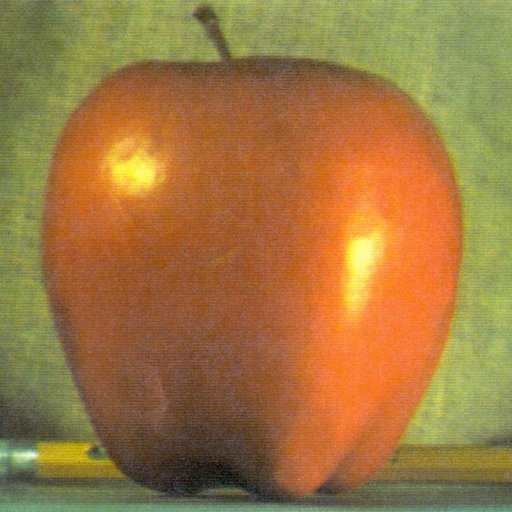
#> input picture Machine Learning/NIELIT/Day10/apple.jpg, 512 x 512 px
$ python Q1.py
#> lines starting #> are read from the running program, lines starting #| are printed output that depends on the picture
import numpy as np
import cv2 as cv

img = cv.imread('apple.jpg',0)
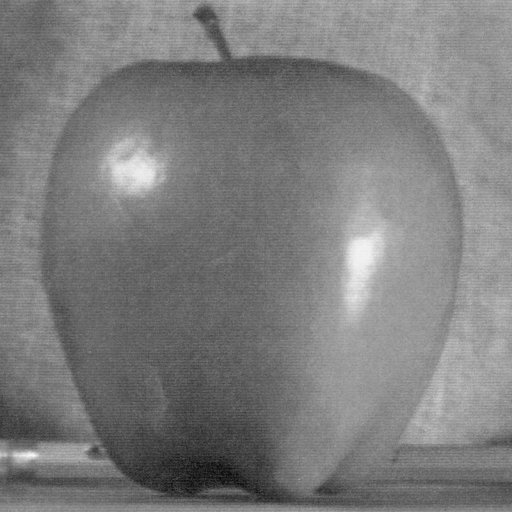
#> img: shape (512, 512); min 7, max 250, mean 125.2

rows,cols = img.shape
#> rows = 512; cols = 512

I = np.float32([[1,0,200],[0,1,100]])

dst = cv.warpAffine(img, I, (cols,rows))
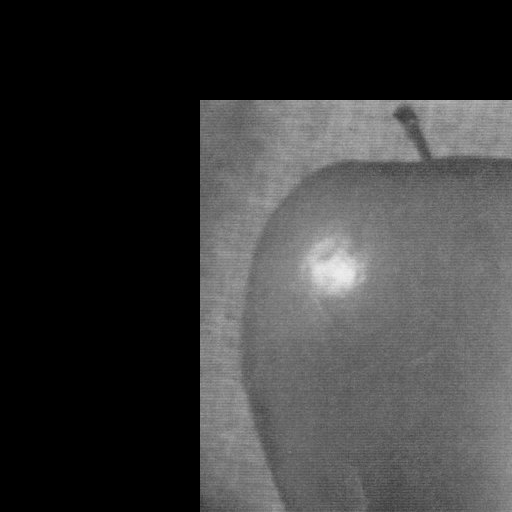
#> dst: shape (512, 512); min 0, max 238, mean 57.5

cv.imshow('apple', dst)

cv.waitKey(0)


#-----------------------------------------------

$ run again, with Machine Learning/NIELIT/Day10/orange.jpg copied over Machine Learning/NIELIT/Day10/apple.jpg
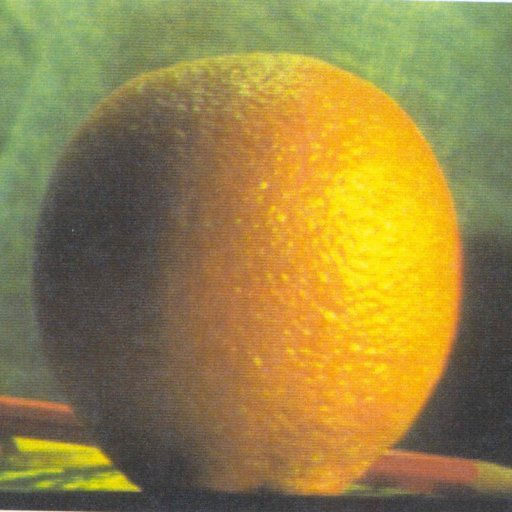
#> input picture Machine Learning/NIELIT/Day10/orange.jpg, 512 x 512 px
#> `img = cv.imread('apple.jpg',0)`:
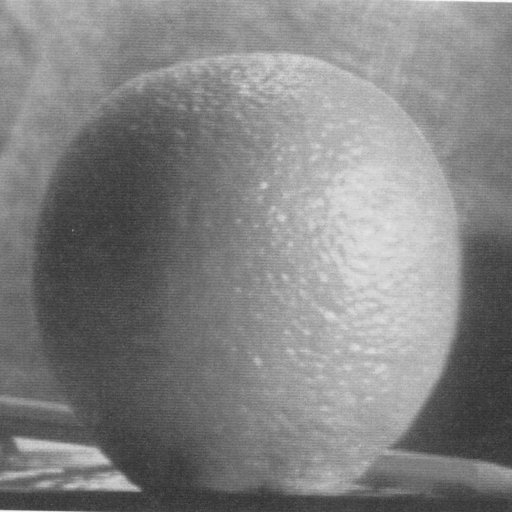
#> img: shape (512, 512); min 44, max 253, mean 130.2
#> `dst = cv.warpAffine(img, I, (cols,rows))`:
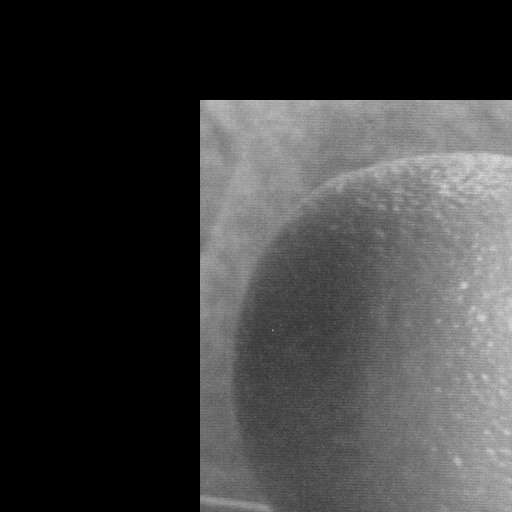
#> dst: shape (512, 512); min 0, max 217, mean 59.4
